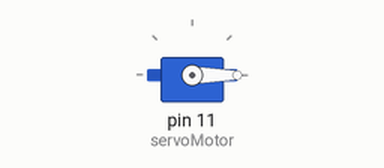
This sketch was run on a simulated Arduino Uno, built with avr-gcc and run on an emulated ATmega328P. On the bench: servo.

Above: at 0.05 s.
Timing chart, 0 to 4.6 s (numbered marks = the images above):
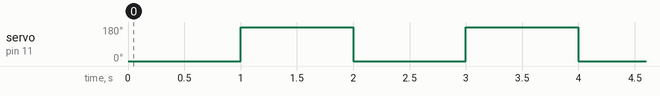

The sketch:

servomotor.ino
```cpp
#include <Servo.h>

Servo servoMotor;

void setup() {
  servoMotor.attach(11);
}

void loop() {
  servoMotor.write(0);
  delay(1000);
  servoMotor.write(180);
  delay(1000);
}
```

Measured:
- by itself, servo on pin 11 (servoMotor): alternates 180° for 1.0 s and 0° for 1.0 s
